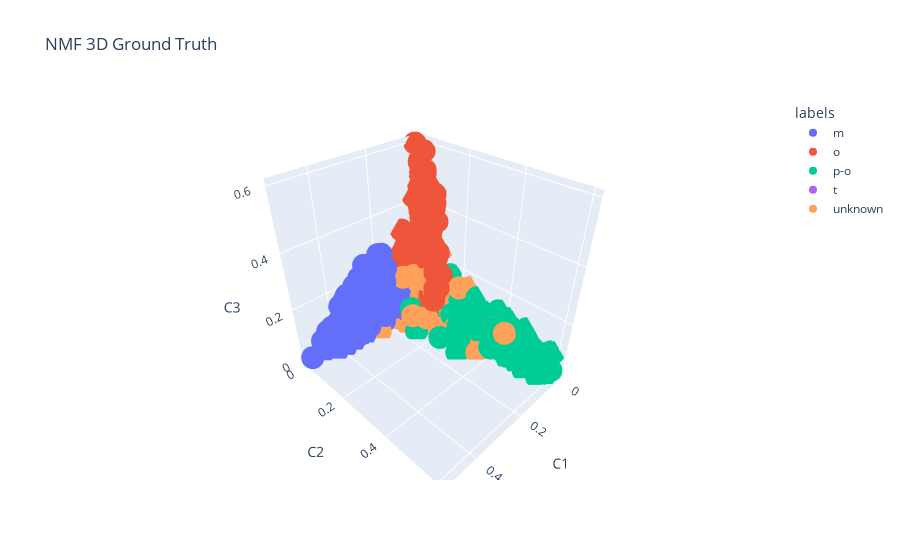

This figure's notebook cell:
### Code cell
import plotly.express as px
fig = px.scatter_3d(
    W_df, x='x1', y='x2', z='x3', color=W_df['labels'],
    labels={'x1': 'C1', 'x2': 'C2', 'x3': 'C3'}, title='NMF 3D Ground Truth'
)
fig.show()

### Figure 1 — Plotly figure (JSON) as saved in the notebook; plotly's stock layout.template omitted (floating-point values rounded to 4 significant figures; data arrays with more than 128 entries replaced by an {"elided": "..."} marker saying what was removed)
{"data": [{"hovertemplate": "labels=m<br>C1=%{x}<br>C2=%{y}<br>C3=%{z}<extra></extra>", "legendgroup": "m", "marker": {"color": "#636efa", "symbol": "circle"}, "mode": "markers", "name": "m", "scene": "scene", "showlegend": true, "type": "scatter3d", "x": {"elided": "460 float values"}, "y": {"elided": "460 float values"}, "z": {"elided": "460 float values"}}, {"hovertemplate": "labels=o<br>C1=%{x}<br>C2=%{y}<br>C3=%{z}<extra></extra>", "legendgroup": "o", "marker": {"color": "#EF553B", "symbol": "circle"}, "mode": "markers", "name": "o", "scene": "scene", "showlegend": true, "type": "scatter3d", "x": {"elided": "345 float values"}, "y": {"elided": "345 float values"}, "z": {"elided": "345 float values"}}, {"hovertemplate": "labels=p-o<br>C1=%{x}<br>C2=%{y}<br>C3=%{z}<extra></extra>", "legendgroup": "p-o", "marker": {"color": "#00cc96", "symbol": "circle"}, "mode": "markers", "name": "p-o", "scene": "scene", "showlegend": true, "type": "scatter3d", "x": {"elided": "404 float values"}, "y": {"elided": "404 float values"}, "z": {"elided": "404 float values"}}, {"hovertemplate": "labels=t<br>C1=%{x}<br>C2=%{y}<br>C3=%{z}<extra></extra>", "legendgroup": "t", "marker": {"color": "#ab63fa", "symbol": "circle"}, "mode": "markers", "name": "t", "scene": "scene", "showlegend": true, "type": "scatter3d", "x": {"elided": "245 float values"}, "y": {"elided": "245 float values"}, "z": {"elided": "245 float values"}}, {"hovertemplate": "labels=unknown<br>C1=%{x}<br>C2=%{y}<br>C3=%{z}<extra></extra>", "legendgroup": "unknown", "marker": {"color": "#FFA15A", "symbol": "circle"}, "mode": "markers", "name": "unknown", "scene": "scene", "showlegend": true, "type": "scatter3d", "x": {"elided": "271 float values"}, "y": {"elided": "271 float values"}, "z": {"elided": "271 float values"}}], "layout": {"legend": {"title": {"text": "labels"}, "tracegroupgap": 0}, "scene": {"domain": {"x": [0, 1], "y": [0, 1]}, "xaxis": {"title": {"text": "C1"}}, "yaxis": {"title": {"text": "C2"}}, "zaxis": {"title": {"text": "C3"}}}, "title": {"text": "NMF 3D Ground Truth"}}}
